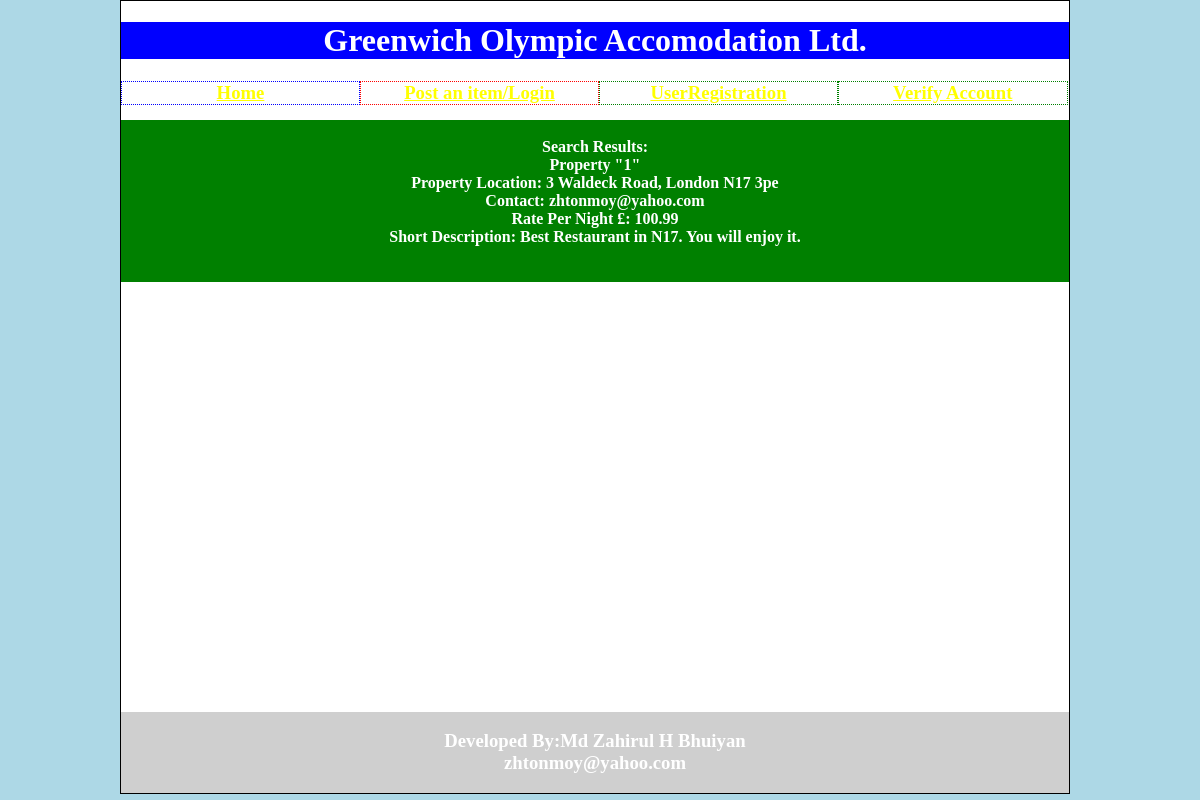
The page /search_restaurant.php on the database its author committed.
### tables this page shows
CREATE TABLE IF NOT EXISTS `customers_ads` (
  `p_id` varchar(40) NOT NULL,
  `p_loc` varchar(100) NOT NULL,
  `p_con` varchar(40) NOT NULL,
  `p_rp` varchar(10) NOT NULL,
  `p_des` varchar(200) NOT NULL,
  `p_image1` blob NOT NULL,
  `p_image2` blob NOT NULL,
  PRIMARY KEY (`p_id`)
);

### search_restaurant.php (the view, shortened to what this page needs)
<html><body>
<?php
include 'topMenu.php';
?>
<p><br/>
<h4><br/>
<?php
$sql = "select * from customers_ads where p_id like 'Restaurant%' ";
$result = mysql_query($sql);
$c=1;
printf("Search Results:\n");echo '<br/>';
while ($row = mysql_fetch_array($result)) {
	echo 'Property  "'.$c.'" <br/>';
    printf("Property Location: %s  \n", $row[1]);
	echo '<br/>';
	printf("Contact: %s  \n", $row[2]);
	echo '<br/>';
	printf("Rate Per Night £: %s  \n", $row[3]);
	echo '<br/>';
	printf("Short Description: %s  \n", $row[4]);
	echo '<br/>';
	echo '<br/>';
	echo '<br/>';
	$c++;
}
?>
</h4></p>
</body></html>
<?php include 'bottom_cont.php';?>

### style.css (style rules this page uses)
h4 { color:white; background:green; text-align:center; }
html { margin:0; padding:0; height:100%; }
body { margin:0 ; padding:0; height:100%; background-color:lightblue; }

### rows shown on the page
customers_ads: p_loc "3 Waldeck Road, London N17 3pe", p_con "zhtonmoy@yahoo.com", p_rp "100.99", p_des "Best Restaurant in N17. You will enjoy it."
